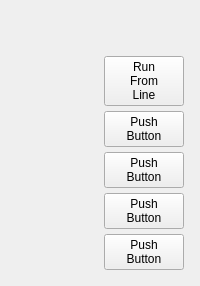
            <widget class="QWidget" name="page_2">
             <layout class="QHBoxLayout" name="horizontalLayout_5">
              <item>
               <widget class="GcodeEditor" name="gcodeeditor"/>
              </item>
              <item>
               <widget class="QWidget" name="verticalWidget" native="true">
                <layout class="QVBoxLayout" name="verticalLayout_5">
                 <property name="spacing">
                  <number>5</number>
                 </property>
                 <property name="leftMargin">
                  <number>5</number>
                 </property>
                 <property name="topMargin">
                  <number>5</number>
                 </property>
                 <property name="rightMargin">
                  <number>5</number>
                 </property>
                 <property name="bottomMargin">
                  <number>5</number>
                 </property>
                 <item>
                  <spacer name="verticalSpacer_2">
                   <property name="orientation">
                    <enum>Qt::Vertical</enum>
                   </property>
                   <property name="sizeHint" stdset="0">
                    <size>
                     <width>20</width>
                     <height>40</height>
                    </size>
                   </property>
                  </spacer>
                 </item>
                 <item>
                  <widget class="ActionButton" name="runFromLine">
                   <property name="text">
                    <string>Run
From
Line</string>
                   </property>
                   <property name="actionName" stdset="0">
                    <string>program.run:#&lt;currrentLineLbl&gt;</string>
                   </property>
                  </widget>
                 </item>
                 <item>
                  <widget class="QPushButton" name="pushButton_17">
                   <property name="text">
                    <string>Push
Button</string>
                   </property>
                   <property name="checkable">
                    <bool>true</bool>
                   </property>
                   <property name="page" stdset="0">
                    <number>1</number>
                   </property>
                  </widget>
                 </item>
                 <item>
                  <widget class="QPushButton" name="pushButton_16">
                   <property name="text">
                    <string>Push
Button</string>
                   </property>
                   <property name="checkable">
                    <bool>true</bool>
                   </property>
                   <property name="page" stdset="0">
                    <number>1</number>
                   </property>
                  </widget>
                 </item>
                 <item>
                  <widget class="QPushButton" name="pushButton_15">
                   <property name="text">
                    <string>Push
Button</string>
                   </property>
                   <property name="checkable">
                    <bool>true</bool>
                   </property>
                   <property name="page" stdset="0">
                    <number>1</number>
                   </property>
                  </widget>
                 </item>
                 <item>
                  <widget class="QPushButton" name="pushButton_14">
                   <property name="text">
                    <string>Push
Button</string>
                   </property>
                   <property name="checkable">
                    <bool>true</bool>
                   </property>
                   <property name="page" stdset="0">
                    <number>1</number>
                   </property>
                  </widget>
                 </item>
                </layout>
               </widget>
              </item>
             </layout>
            </widget>
